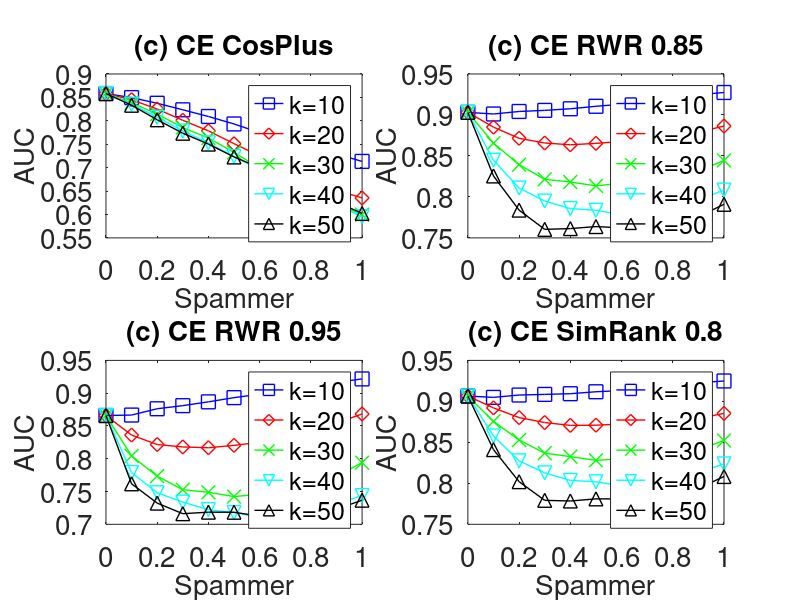

MATLAB code for this plot:

subplot(2,2,1);
x=0:0.1:1;
y=[0.858184     0.8495644	0.8375046	0.8235332	0.8092562	0.7932894	0.774754	0.7571194	0.7394148	0.7291406	0.713353
];
plot(x,y,'-bs','LineWidth',1,'MarkerSize',10);
hold on;

y=[0.858184      0.844968	0.8251288	0.8010966	0.7786036	0.7511732	0.7249884	0.7002134	0.678612	0.6517342	0.6353552
];
plot(x,y,'-rd','LineWidth',1,'MarkerSize',10);
hold on;

y=[0.858184 	0.8385184	0.8144484	0.785544	0.7632724	0.7325512	0.6991672	0.677149	0.6503718	0.621988	0.5997392
];
plot(x,y,'-gx','LineWidth',1,'MarkerSize',10);
hold on;

y=[0.858184 	0.8354982	0.8074828	0.7782796	0.7530052	0.7236876	0.6958248	0.6687478	0.6401376	0.620677	0.5951376
];
plot(x,y,'-cv','LineWidth',1,'MarkerSize',10);
hold on;

y=[0.858184 	0.833256	0.8022862	0.773507	0.7502976	0.72284	0.6998948	0.674143	0.6534906	0.6268906	0.6022382
];
plot(x,y,'-k^','LineWidth',1,'MarkerSize',10);


set(gca,'FontSize',20);
xlabel('Spammer','fontsize',20);
ylabel('AUC','fontsize',20);
title('(c) CE CosPlus','fontsize',20);

legend('k=10','k=20','k=30','k=40','k=50');
hold on;



subplot(2,2,2);
x=0:0.1:1;
y=[0.9031704    0.9011748	0.9042546	0.9056024	0.9075562	0.9105826	0.9130946	0.9191722	0.921084	0.9246674	0.9274184
];
plot(x,y,'-bs','LineWidth',1,'MarkerSize',10);
hold on;

y=[0.9031704   0.8851612	0.8715156	0.8657888	0.863634	0.8653342	0.8676176	0.8712936	0.8774634	0.878885	0.8864924
];
plot(x,y,'-rd','LineWidth',1,'MarkerSize',10);
hold on;

y=[0.9031704	0.865594	0.8393584	0.8214804	0.8182168	0.813491	0.8168034	0.8178698	0.8270402	0.8317424	0.8444346
];
plot(x,y,'-gx','LineWidth',1,'MarkerSize',10);
hold on;

y=[0.9031704	0.8448406	0.810837	0.7949974	0.7857766	0.7837626	0.7781222	0.7838154	0.7894262	0.79623	0.8083592
];
plot(x,y,'-cv','LineWidth',1,'MarkerSize',10);
hold on;

y=[0.9031704	0.825589	0.7838886	0.7604246	0.7613616	0.7638256	0.762269	0.7685378	0.7706502	0.7757768	0.7910146
];
plot(x,y,'-k^','LineWidth',1,'MarkerSize',10);


set(gca,'FontSize',20);
xlabel('Spammer','fontsize',20);
ylabel('AUC','fontsize',20);
title('(c) CE RWR 0.85','fontsize',20);

legend('k=10','k=20','k=30','k=40','k=50');
hold on;


subplot(2,2,3);
x=0:0.1:1;
y=[0.8659524    0.8666257	0.8762454	0.8809698	0.8867826	0.8931784	0.898443	0.9074314	0.9117114	0.9164576	0.9217426
];
plot(x,y,'-bs','LineWidth',1,'MarkerSize',10);
hold on;

y=[0.8659524	0.8361152	0.8216832	0.818001	0.8167732	0.8203782	0.8250822	0.8365396	0.8482846	0.8544178	0.8682914
];
plot(x,y,'-rd','LineWidth',1,'MarkerSize',10);
hold on;

y=[0.8659524	0.804316	0.773523	0.7527344	0.748897	0.7422972	0.7458734	0.7466692	0.7614262	0.7734534	0.7940042
];
plot(x,y,'-gx','LineWidth',1,'MarkerSize',10);
hold on;

y=[0.8659524	0.7789346	0.7481362	0.7338738	0.7223826	0.7178176	0.7108624	0.7170404	0.7227228	0.730777	0.7437524
];
plot(x,y,'-cv','LineWidth',1,'MarkerSize',10);
hold on;

y=[0.8659524	0.7617916	0.7323282	0.7161834	0.7185206	0.7184092	0.7123894	0.7174452	0.716194	0.7230672	0.7367688
];
plot(x,y,'-k^','LineWidth',1,'MarkerSize',10);


set(gca,'FontSize',20);
xlabel('Spammer','fontsize',20);
ylabel('AUC','fontsize',20);
title('(c) CE RWR 0.95','fontsize',20);

legend('k=10','k=20','k=30','k=40','k=50');
hold on;


subplot(2,2,4);
x=0:0.1:1;
y=[0.9065144    0.9048691	0.9077286	0.9085074	0.9093488	0.91174	0.913173	0.9185608	0.9198152	0.9225906	0.9249004
];
plot(x,y,'-bs','LineWidth',1,'MarkerSize',10);
hold on;

y=[0.9065144	0.892049	0.8802176	0.8741568	0.8707034	0.8709376	0.8724044	0.8738974	0.8790186	0.8791664	0.8853164
];
plot(x,y,'-rd','LineWidth',1,'MarkerSize',10);
hold on;

y=[0.9065144	0.8756114	0.8528842	0.8368046	0.8326284	0.8280318	0.8300578	0.8310934	0.8382096	0.8410158	0.8522334
];
plot(x,y,'-gx','LineWidth',1,'MarkerSize',10);
hold on;

y=[0.9065144	0.857792	0.8274214	0.8128352	0.8035684	0.8018988	0.7969266	0.8021428	0.8074594	0.8129822	0.8237386
];
plot(x,y,'-cv','LineWidth',1,'MarkerSize',10);
hold on;

y=[0.9065144	0.8411382	0.802005	0.7792672	0.7784438	0.7810404	0.7809982	0.7868172	0.7890488	0.7937138	0.808343
];
plot(x,y,'-k^','LineWidth',1,'MarkerSize',10);


set(gca,'FontSize',20);
xlabel('Spammer','fontsize',20);
ylabel('AUC','fontsize',20);
title('(c) CE SimRank 0.8','fontsize',20);

legend('k=10','k=20','k=30','k=40','k=50');
hold on;
